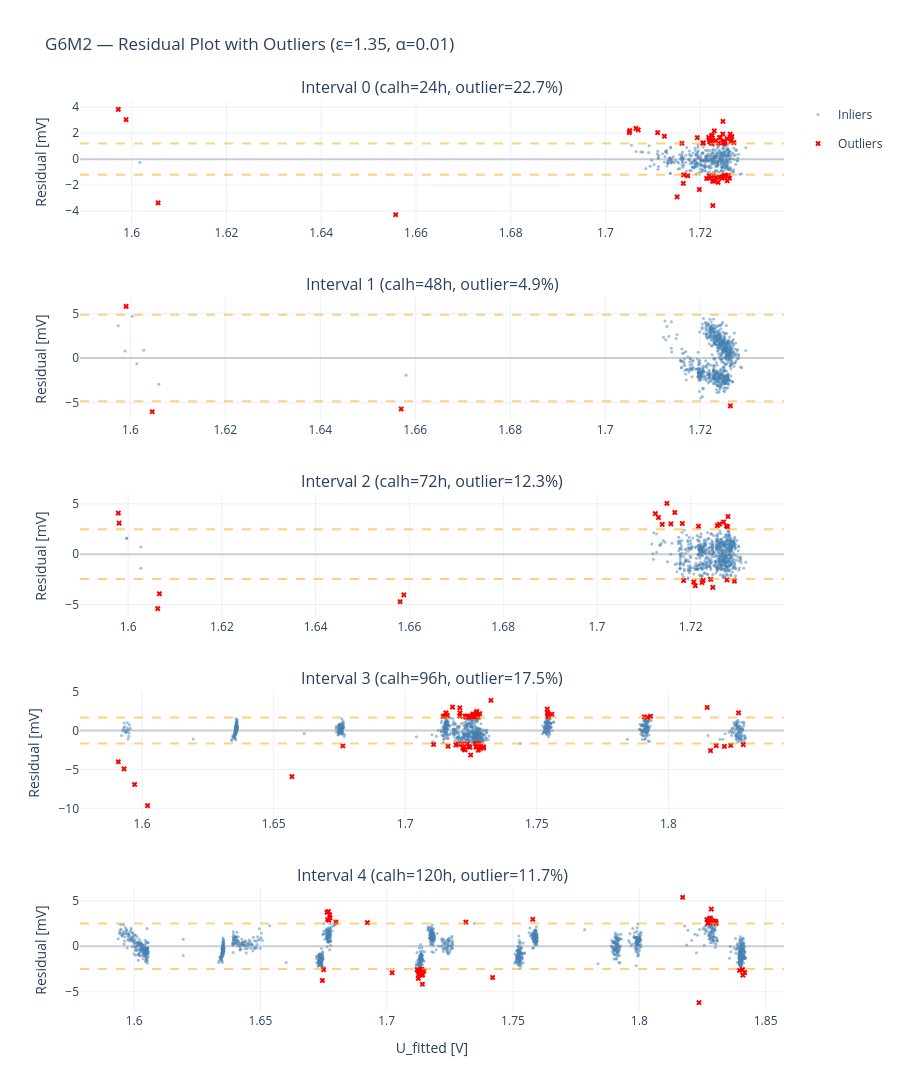

The code cell stored with this chart in its notebook:
### Markdown cell above
## 5. Residual Plot with Outlier Highlighting

Visualize residuals vs fitted values to see outlier pattern.

### Code cell
# ── Residual plot ──
fig = make_subplots(
    rows=len(intervals_to_plot), cols=1,
    subplot_titles=[f"Interval {idx} (calh={rel.loc[idx, 'calh']:.0f}h, outlier={rel.loc[idx, 'outlier_pct']:.1f}%)" 
                    for idx in intervals_to_plot],
    vertical_spacing=0.08,
)

for i, idx in enumerate(intervals_to_plot):
    # Get interval metadata from reliable results
    row_meta = rel.loc[idx]
    if isinstance(row_meta, pd.DataFrame):
        row_meta = row_meta.iloc[0]

    day_since_install = row_meta.get("day_since_install", np.nan)

    if pd.isna(day_since_install):
        day_since_install = row_meta["calh"] / 24.0

    current_day = urc_inspect.installation_time + pd.Timedelta(days=float(day_since_install))
    interval_end = current_day + pd.Timedelta(days=urc_inspect.len_interval)

    # Slice original preprocessed data in the same time window as model fitting
    interval_data = urc_inspect.data.query("@current_day <= index <= @interval_end")

    if interval_data.empty:
        continue

    # Get coefficients
    c1, c2, c3, c4, c5 = [row_meta[f"c{j}"] for j in range(1, 6)]

    # Build features exactly like training
    X, _ = urc_inspect._prepare_matrices(interval_data)

    # Compute fitted voltage in physical unit [V]
    U_ocv = -8.2975e-4 * interval_data["temperature"].values + 1.24965
    U_fitted = urc_inspect.scaler_U.unscale(c1 * X[:, 0] + c2 * X[:, 1] + c3 * X[:, 2] + c4 * X[:, 3] + c5) + U_ocv

    # Actual voltage in physical unit [V]
    U_actual = interval_data["voltage"].values
    
    # Compute residuals and identify outliers
    residuals = U_fitted - U_actual
    abs_res = np.abs(residuals)
    median_abs_res = np.median(abs_res)
    f_scale = eps_inspect * median_abs_res / 0.6745
    outlier_mask = abs_res > (eps_inspect * f_scale)
    
    # Plot inlier residuals
    fig.add_trace(go.Scatter(
        x=U_fitted[~outlier_mask],
        y=residuals[~outlier_mask] * 1000,  # mV
        mode="markers",
        marker=dict(size=3, color="steelblue", opacity=0.5),
        name="Inliers" if i == 0 else None,
        legendgroup="inliers",
        showlegend=(i == 0),
    ), row=i+1, col=1)
    
    # Plot outlier residuals
    if outlier_mask.sum() > 0:
        fig.add_trace(go.Scatter(
            x=U_fitted[outlier_mask],
            y=residuals[outlier_mask] * 1000,
            mode="markers",
            marker=dict(size=5, color="red", symbol="x"),
            name="Outliers" if i == 0 else None,
            legendgroup="outliers",
            showlegend=(i == 0),
        ), row=i+1, col=1)
    
    # Add threshold lines
    threshold = eps_inspect * f_scale * 1000  # mV
    fig.add_hline(y=threshold, line_dash="dash", line_color="orange", opacity=0.5,
                  row=i+1, col=1)
    fig.add_hline(y=-threshold, line_dash="dash", line_color="orange", opacity=0.5,
                  row=i+1, col=1)
    fig.add_hline(y=0, line_color="gray", opacity=0.3, row=i+1, col=1)
    
    # Update axes
    fig.update_xaxes(title_text="U_fitted [V]" if i == len(intervals_to_plot)-1 else "",
                     row=i+1, col=1)
    fig.update_yaxes(title_text="Residual [mV]", row=i+1, col=1)

fig.update_layout(
    title=f"{extracted_name} — Residual Plot with Outliers (ε={eps_inspect}, α={alpha_inspect})",
    height=280 * len(intervals_to_plot),
    template="plotly_white",
)
fig.show()

### Figure 1 — Plotly figure (JSON) as saved in the notebook; plotly's stock layout.template omitted (floating-point values rounded to 4 significant figures; data arrays with more than 128 entries replaced by an {"elided": "..."} marker saying what was removed)
{"data": [{"legendgroup": "inliers", "marker": {"color": "steelblue", "opacity": 0.5, "size": 3}, "mode": "markers", "name": "Inliers", "showlegend": true, "type": "scatter", "x": {"elided": "390 float values"}, "xaxis": "x", "y": {"elided": "390 float values"}, "yaxis": "y"}, {"legendgroup": "outliers", "marker": {"color": "red", "size": 5, "symbol": "x"}, "mode": "markers", "name": "Outliers", "showlegend": true, "type": "scatter", "x": [1.712, 1.711, 1.707, 1.706, 1.705, 1.705, 1.715, 1.716, 1.716, 1.716, 1.717, 1.719, 1.72, 1.721, 1.721, 1.721, 1.722, 1.722, 1.722, 1.723, 1.722, 1.723, 1.723, 1.723, 1.723, 1.724, 1.723, 1.723, 1.723, 1.723, 1.722, 1.722, 1.722, 1.724, 1.723, 1.722, 1.725, 1.724, 1.726, 1.726, 1.725, 1.725, 1.725, 1.725, 1.725, 1.724, 1.727, 1.725, 1.724, 1.725, 1.725, 1.726, 1.726, 1.725, 1.726, 1.725, 1.726, 1.726, 1.726, 1.727, 1.656, 1.597, 1.599, 1.606], "xaxis": "x", "y": [1.763, 2.041, 2.258, 2.367, 2.198, 2.046, -2.906, -1.21, -1.869, 1.221, -1.28, 1.655, -2.338, -1.493, 1.261, 1.226, 1.679, -1.454, 1.513, 1.842, 1.815, 1.489, 2.184, -1.695, 1.419, -1.391, -1.293, -1.648, -1.676, -3.574, 1.336, 1.38, 1.231, -1.784, -1.396, -1.279, 1.358, 1.672, -1.663, 1.934, -1.469, -1.377, 2.912, -1.233, 1.942, 1.659, 1.271, -1.332, 1.241, 1.227, 1.228, -1.246, -1.344, 1.338, -1.474, 1.296, 1.587, 1.368, 1.645, 1.733, -4.28, 3.839, 3.045, -3.367], "yaxis": "y"}, {"legendgroup": "inliers", "marker": {"color": "steelblue", "opacity": 0.5, "size": 3}, "mode": "markers", "showlegend": false, "type": "scatter", "x": {"elided": "707 float values"}, "xaxis": "x2", "y": {"elided": "707 float values"}, "yaxis": "y2"}, {"legendgroup": "outliers", "marker": {"color": "red", "size": 5, "symbol": "x"}, "mode": "markers", "showlegend": false, "type": "scatter", "x": [1.599, 1.726, 1.657, 1.605], "xaxis": "x2", "y": [5.784, -5.347, -5.702, -6.0], "yaxis": "y2"}, {"legendgroup": "inliers", "marker": {"color": "steelblue", "opacity": 0.5, "size": 3}, "mode": "markers", "showlegend": false, "type": "scatter", "x": {"elided": "639 float values"}, "xaxis": "x3", "y": {"elided": "639 float values"}, "yaxis": "y3"}, {"legendgroup": "outliers", "marker": {"color": "red", "size": 5, "symbol": "x"}, "mode": "markers", "showlegend": false, "type": "scatter", "x": [1.718, 1.717, 1.715, 1.714, 1.713, 1.712, 1.716, 1.722, 1.726, 1.726, 1.727, 1.728, 1.728, 1.728, 1.658, 1.598, 1.607, 1.719, 1.721, 1.721, 1.723, 1.722, 1.724, 1.725, 1.729, 1.728, 1.659, 1.598, 1.606], "xaxis": "x3", "y": [3.043, 4.138, 5.049, 2.952, 3.643, 4.023, 3.013, 2.772, 2.834, 2.979, 3.194, 3.74, 2.723, 2.792, -4.718, 4.076, -3.935, -2.619, -3.139, -2.754, -2.608, -2.82, -2.501, -3.299, -2.687, -2.554, -4.05, 3.081, -5.418], "yaxis": "y3"}, {"legendgroup": "inliers", "marker": {"color": "steelblue", "opacity": 0.5, "size": 3}, "mode": "markers", "showlegend": false, "type": "scatter", "x": {"elided": "876 float values"}, "xaxis": "x4", "y": {"elided": "876 float values"}, "yaxis": "y4"}, {"legendgroup": "outliers", "marker": {"color": "red", "size": 5, "symbol": "x"}, "mode": "markers", "showlegend": false, "type": "scatter", "x": [1.721, 1.718, 1.714, 1.711, 1.719, 1.721, 1.722, 1.72, 1.722, 1.724, 1.723, 1.724, 1.725, 1.722, 1.728, 1.728, 1.725, 1.727, 1.728, 1.727, 1.727, 1.728, 1.728, 1.727, 1.728, 1.729, 1.73, 1.728, 1.728, 1.728, 1.728, 1.73, 1.657, 1.591, 1.593, 1.597, 1.602, 1.721, 1.724, 1.724, 1.723, 1.723, 1.726, 1.726, 1.726, 1.726, 1.725, 1.725, 1.726, 1.727, 1.728, 1.727, 1.727, 1.727, 1.733, 1.815, 1.816, 1.818, 1.824, 1.827, 1.828, 1.821, 1.793, 1.791, 1.792, 1.754, 1.754, 1.755, 1.754, 1.754, 1.756, 1.716, 1.715, 1.716, 1.715, 1.676], "xaxis": "x4", "y": [2.916, 3.008, 1.823, -1.793, -1.864, 1.866, -2.248, -1.743, -1.725, -1.716, -2.485, -2.048, -2.157, -2.413, -1.889, -1.826, -3.155, -1.677, 2.173, -2.107, -2.098, -2.031, -1.704, -1.717, -2.317, -1.995, -2.267, -2.54, -2.041, -2.025, 2.025, -2.113, -5.935, -4.02, -4.932, -6.935, -9.661, 2.256, 1.729, 1.863, 1.86, 1.746, 1.917, 2.037, 2.119, 1.755, 1.861, 1.839, 1.879, 2.275, 1.795, 2.005, 2.464, 1.765, 3.879, 2.96, -2.593, -1.937, -1.921, 2.266, -1.816, -2.037, 1.829, 1.761, 1.688, 2.742, 2.058, 2.063, 2.284, 1.807, 2.084, 1.943, 1.873, -2.03, 2.263, -1.986], "yaxis": "y4"}, {"legendgroup": "inliers", "marker": {"color": "steelblue", "opacity": 0.5, "size": 3}, "mode": "markers", "showlegend": false, "type": "scatter", "x": {"elided": "1357 float values"}, "xaxis": "x5", "y": {"elided": "1357 float values"}, "yaxis": "y5"}, {"legendgroup": "outliers", "marker": {"color": "red", "size": 5, "symbol": "x"}, "mode": "markers", "showlegend": false, "type": "scatter", "x": [1.731, 1.817, 1.827, 1.828, 1.828, 1.827, 1.828, 1.828, 1.828, 1.828, 1.828, 1.827, 1.83, 1.83, 1.83, 1.829, 1.742, 1.713, 1.715, 1.712, 1.712, 1.713, 1.713, 1.713, 1.712, 1.714, 1.714, 1.713, 1.714, 1.714, 1.714, 1.714, 1.702, 1.675, 1.675, 1.68, 1.677, 1.677, 1.677, 1.677, 1.676, 1.678, 1.692, 1.758, 1.84, 1.842, 1.841, 1.841, 1.841, 1.824], "xaxis": "x5", "y": [2.655, 5.384, 2.558, 2.581, 2.684, 2.935, 4.088, 3.115, 2.875, 3.032, 2.633, 2.912, 2.523, 2.723, 2.764, 2.873, -3.432, -3.008, -2.719, -2.558, -2.614, -2.688, -2.677, -3.138, -3.532, -2.69, -3.163, -2.554, -2.813, -4.166, -3.139, -2.526, -2.908, -3.758, -2.567, 2.663, 2.938, 3.458, 2.864, 3.824, 3.719, 3.133, 2.593, 2.965, -2.653, -2.897, -2.591, -3.178, -2.563, -6.196], "yaxis": "y5"}], "layout": {"annotations": [{"font": {"size": 16}, "showarrow": false, "text": "Interval 0 (calh=24h, outlier=22.7%)", "x": 0.5, "xanchor": "center", "xref": "paper", "y": 1.0, "yanchor": "bottom", "yref": "paper"}, {"font": {"size": 16}, "showarrow": false, "text": "Interval 1 (calh=48h, outlier=4.9%)", "x": 0.5, "xanchor": "center", "xref": "paper", "y": 0.784, "yanchor": "bottom", "yref": "paper"}, {"font": {"size": 16}, "showarrow": false, "text": "Interval 2 (calh=72h, outlier=12.3%)", "x": 0.5, "xanchor": "center", "xref": "paper", "y": 0.568, "yanchor": "bottom", "yref": "paper"}, {"font": {"size": 16}, "showarrow": false, "text": "Interval 3 (calh=96h, outlier=17.5%)", "x": 0.5, "xanchor": "center", "xref": "paper", "y": 0.352, "yanchor": "bottom", "yref": "paper"}, {"font": {"size": 16}, "showarrow": false, "text": "Interval 4 (calh=120h, outlier=11.7%)", "x": 0.5, "xanchor": "center", "xref": "paper", "y": 0.136, "yanchor": "bottom", "yref": "paper"}], "height": 1400, "shapes": [{"line": {"color": "orange", "dash": "dash"}, "opacity": 0.5, "type": "line", "x0": 0, "x1": 1, "xref": "x domain", "y0": 1.209, "y1": 1.209, "yref": "y"}, {"line": {"color": "orange", "dash": "dash"}, "opacity": 0.5, "type": "line", "x0": 0, "x1": 1, "xref": "x domain", "y0": -1.209, "y1": -1.209, "yref": "y"}, {"line": {"color": "gray"}, "opacity": 0.3, "type": "line", "x0": 0, "x1": 1, "xref": "x domain", "y0": 0, "y1": 0, "yref": "y"}, {"line": {"color": "orange", "dash": "dash"}, "opacity": 0.5, "type": "line", "x0": 0, "x1": 1, "xref": "x2 domain", "y0": 4.834, "y1": 4.834, "yref": "y2"}, {"line": {"color": "orange", "dash": "dash"}, "opacity": 0.5, "type": "line", "x0": 0, "x1": 1, "xref": "x2 domain", "y0": -4.834, "y1": -4.834, "yref": "y2"}, {"line": {"color": "gray"}, "opacity": 0.3, "type": "line", "x0": 0, "x1": 1, "xref": "x2 domain", "y0": 0, "y1": 0, "yref": "y2"}, {"line": {"color": "orange", "dash": "dash"}, "opacity": 0.5, "type": "line", "x0": 0, "x1": 1, "xref": "x3 domain", "y0": 2.481, "y1": 2.481, "yref": "y3"}, {"line": {"color": "orange", "dash": "dash"}, "opacity": 0.5, "type": "line", "x0": 0, "x1": 1, "xref": "x3 domain", "y0": -2.481, "y1": -2.481, "yref": "y3"}, {"line": {"color": "gray"}, "opacity": 0.3, "type": "line", "x0": 0, "x1": 1, "xref": "x3 domain", "y0": 0, "y1": 0, "yref": "y3"}, {"line": {"color": "orange", "dash": "dash"}, "opacity": 0.5, "type": "line", "x0": 0, "x1": 1, "xref": "x4 domain", "y0": 1.667, "y1": 1.667, "yref": "y4"}, {"line": {"color": "orange", "dash": "dash"}, "opacity": 0.5, "type": "line", "x0": 0, "x1": 1, "xref": "x4 domain", "y0": -1.667, "y1": -1.667, "yref": "y4"}, {"line": {"color": "gray"}, "opacity": 0.3, "type": "line", "x0": 0, "x1": 1, "xref": "x4 domain", "y0": 0, "y1": 0, "yref": "y4"}, {"line": {"color": "orange", "dash": "dash"}, "opacity": 0.5, "type": "line", "x0": 0, "x1": 1, "xref": "x5 domain", "y0": 2.507, "y1": 2.507, "yref": "y5"}, {"line": {"color": "orange", "dash": "dash"}, "opacity": 0.5, "type": "line", "x0": 0, "x1": 1, "xref": "x5 domain", "y0": -2.507, "y1": -2.507, "yref": "y5"}, {"line": {"color": "gray"}, "opacity": 0.3, "type": "line", "x0": 0, "x1": 1, "xref": "x5 domain", "y0": 0, "y1": 0, "yref": "y5"}], "title": {"text": "G6M2 — Residual Plot with Outliers (ε=1.35, α=0.01)"}, "xaxis": {"anchor": "y", "domain": [0, 1], "title": {"text": ""}}, "xaxis2": {"anchor": "y2", "domain": [0, 1], "title": {"text": ""}}, "xaxis3": {"anchor": "y3", "domain": [0, 1], "title": {"text": ""}}, "xaxis4": {"anchor": "y4", "domain": [0, 1], "title": {"text": ""}}, "xaxis5": {"anchor": "y5", "domain": [0, 1], "title": {"text": "U_fitted [V]"}}, "yaxis": {"anchor": "x", "domain": [0.864, 1.0], "title": {"text": "Residual [mV]"}}, "yaxis2": {"anchor": "x2", "domain": [0.648, 0.784], "title": {"text": "Residual [mV]"}}, "yaxis3": {"anchor": "x3", "domain": [0.432, 0.568], "title": {"text": "Residual [mV]"}}, "yaxis4": {"anchor": "x4", "domain": [0.216, 0.352], "title": {"text": "Residual [mV]"}}, "yaxis5": {"anchor": "x5", "domain": [0, 0.136], "title": {"text": "Residual [mV]"}}}}
